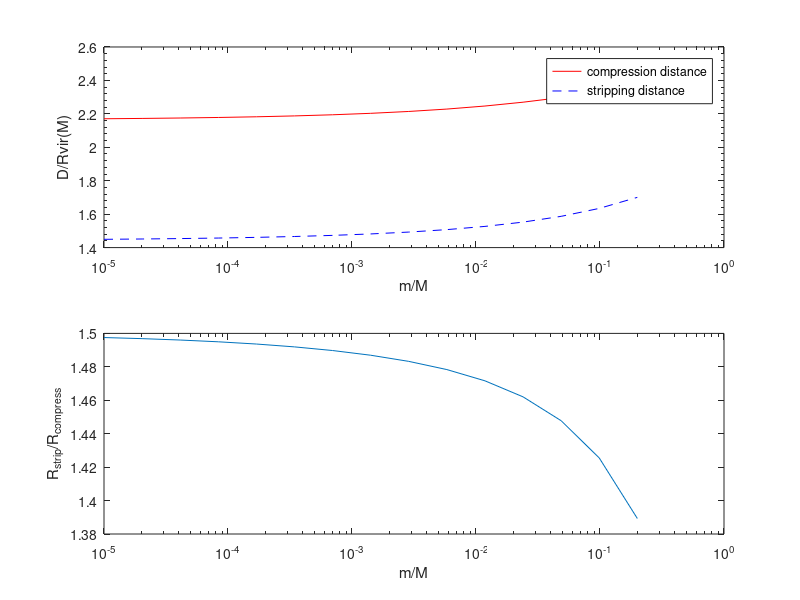

MATLAB code for this plot:
x=logspace(-5,log10(0.2),15);
y=9/(2*(3^(1/3))^2)+x.^(1/3)/3+x.^(2/3)/(3*3^(1/3))-(7*x)/(9*(3^(1/3))^2);
y2=3^(1/3)+x.^(1/3)/3+(2*x.^(2/3))/(9*3^(1/3))+x/(9*(3^(1/3))^2);
figure;subplot(2,1,1);semilogx(x,y,'r-',x,y2,'b--');
set(gca,'yminortick','on');
xlabel('m/M');ylabel('D/Rvir(M)');legend('compression distance','stripping distance');
subplot(2,1,2);semilogx(x,y./y2);xlabel('m/M');ylabel('R_{strip}/R_{compress}');
